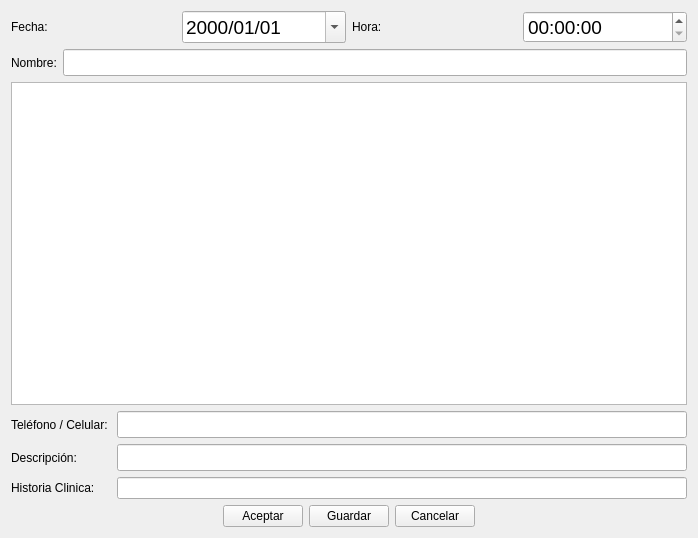
<?xml version="1.0" encoding="UTF-8"?>
<ui version="4.0">
 <class>newTask_agenda_ui</class>
 <widget class="QWidget" name="newTask_agenda_ui">
  <property name="geometry">
   <rect>
    <x>0</x>
    <y>0</y>
    <width>698</width>
    <height>538</height>
   </rect>
  </property>
  <property name="windowTitle">
   <string>Nueva Tarea</string>
  </property>
  <property name="windowIcon">
   <iconset resource="rc.qrc">
    <normaloff>:/new/sign-up.png</normaloff>:/new/sign-up.png</iconset>
  </property>
  <layout class="QGridLayout" name="gridLayout_2">
   <item row="0" column="0">
    <layout class="QHBoxLayout" name="horizontalLayout">
     <item>
      <widget class="QLabel" name="label">
       <property name="text">
        <string>Fecha:</string>
       </property>
      </widget>
     </item>
     <item>
      <widget class="QDateEdit" name="dateEdit">
       <property name="font">
        <font>
         <pointsize>14</pointsize>
        </font>
       </property>
       <property name="displayFormat">
        <string>yyyy/MM/dd</string>
       </property>
       <property name="calendarPopup">
        <bool>true</bool>
       </property>
      </widget>
     </item>
     <item>
      <widget class="QLabel" name="label_5">
       <property name="text">
        <string>Hora:</string>
       </property>
      </widget>
     </item>
     <item>
      <widget class="QTimeEdit" name="timeEdit">
       <property name="font">
        <font>
         <pointsize>14</pointsize>
        </font>
       </property>
       <property name="displayFormat">
        <string>hh:mm:ss</string>
       </property>
       <property name="calendarPopup">
        <bool>true</bool>
       </property>
      </widget>
     </item>
    </layout>
   </item>
   <item row="1" column="0">
    <layout class="QHBoxLayout" name="horizontalLayout_2">
     <item>
      <widget class="QLabel" name="label_2">
       <property name="text">
        <string>Nombre:</string>
       </property>
      </widget>
     </item>
     <item>
      <widget class="QLineEdit" name="lineEdit_Name">
       <property name="font">
        <font>
         <pointsize>12</pointsize>
        </font>
       </property>
      </widget>
     </item>
    </layout>
   </item>
   <item row="2" column="0">
    <widget class="QTableView" name="tableView"/>
   </item>
   <item row="3" column="0">
    <layout class="QGridLayout" name="gridLayout">
     <item row="0" column="0">
      <widget class="QLabel" name="label_7">
       <property name="text">
        <string>Teléfono / Celular: </string>
       </property>
      </widget>
     </item>
     <item row="0" column="1">
      <widget class="QLineEdit" name="lineEdit_Telefono">
       <property name="font">
        <font>
         <pointsize>12</pointsize>
        </font>
       </property>
      </widget>
     </item>
     <item row="1" column="0">
      <widget class="QLabel" name="label_3">
       <property name="text">
        <string>Descripción:</string>
       </property>
      </widget>
     </item>
     <item row="1" column="1">
      <widget class="QLineEdit" name="lineEdit_Descripcion">
       <property name="font">
        <font>
         <pointsize>12</pointsize>
        </font>
       </property>
      </widget>
     </item>
     <item row="2" column="0">
      <widget class="QLabel" name="label_6">
       <property name="text">
        <string>Historia Clinica:</string>
       </property>
      </widget>
     </item>
     <item row="2" column="1">
      <widget class="QLineEdit" name="lineEdit_Historia"/>
     </item>
    </layout>
   </item>
   <item row="4" column="0">
    <layout class="QHBoxLayout" name="horizontalLayout_5">
     <item>
      <spacer name="horizontalSpacer">
       <property name="orientation">
        <enum>Qt::Horizontal</enum>
       </property>
       <property name="sizeHint" stdset="0">
        <size>
         <width>40</width>
         <height>20</height>
        </size>
       </property>
      </spacer>
     </item>
     <item>
      <widget class="QPushButton" name="pushButton_Acept">
       <property name="text">
        <string>Aceptar</string>
       </property>
      </widget>
     </item>
     <item>
      <widget class="QPushButton" name="pushButton_Save">
       <property name="text">
        <string>Guardar</string>
       </property>
      </widget>
     </item>
     <item>
      <widget class="QPushButton" name="pushButton_Cancel">
       <property name="text">
        <string>Cancelar</string>
       </property>
      </widget>
     </item>
     <item>
      <spacer name="horizontalSpacer_4">
       <property name="orientation">
        <enum>Qt::Horizontal</enum>
       </property>
       <property name="sizeHint" stdset="0">
        <size>
         <width>13</width>
         <height>17</height>
        </size>
       </property>
      </spacer>
     </item>
    </layout>
   </item>
  </layout>
 </widget>
 <tabstops>
  <tabstop>dateEdit</tabstop>
  <tabstop>timeEdit</tabstop>
  <tabstop>lineEdit_Name</tabstop>
  <tabstop>tableView</tabstop>
  <tabstop>lineEdit_Telefono</tabstop>
  <tabstop>lineEdit_Descripcion</tabstop>
  <tabstop>pushButton_Acept</tabstop>
  <tabstop>pushButton_Save</tabstop>
  <tabstop>pushButton_Cancel</tabstop>
 </tabstops>
 <resources>
  <include location="rc.qrc"/>
 </resources>
 <connections/>
</ui>
